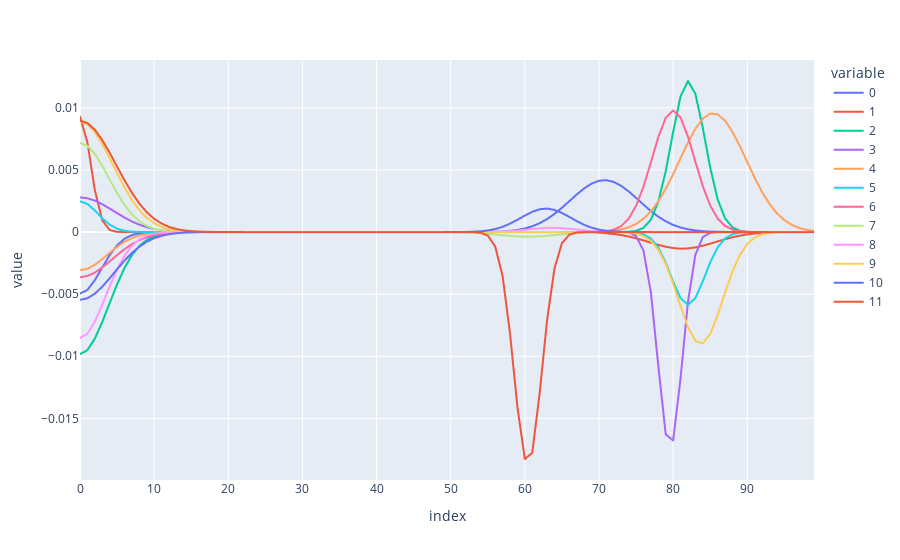
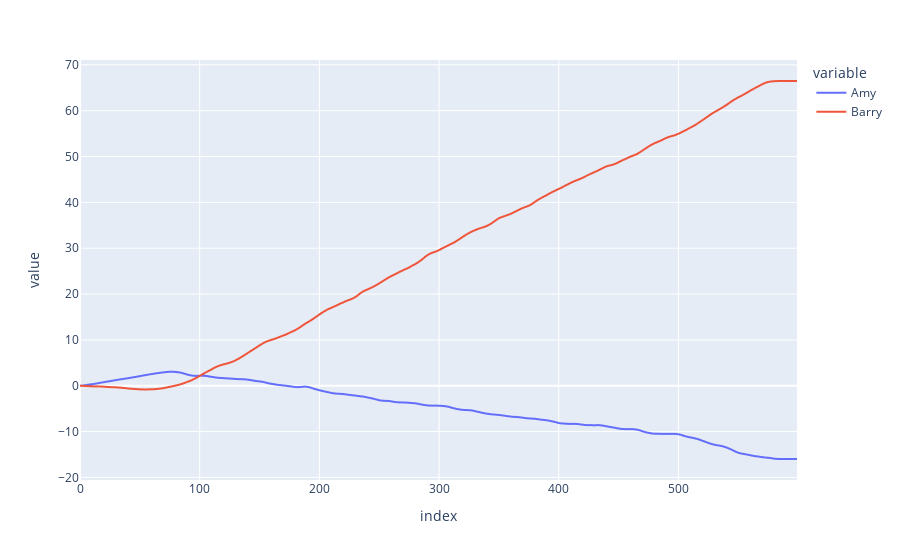

The code cell stored with these charts, in order, in its notebook:
### Code cell
import numpy as np
import pandas as pd
import plotly.express as px
import sympy as sp


class Person:
    def __init__(self, name: str, foresight: int):
        self.name = name
        self.foresight = foresight
        self.decision_list = []

    def append_optimal_choice(
        self, choice_array: np.ndarray, decision_number: int, number_of_decisions: int
    ):
        # Get the row index of the highest sum of values in the choice array up to the person's "foresight" index
        highest_value_index = np.argmax(
            np.sum(choice_array[:, : self.foresight], axis=1)
        )

        # Extract this row from the choice array
        optimal_choice = choice_array[highest_value_index, :]

        # Pad initial and final values with nan
        optimal_choice_padded = np.pad(
            optimal_choice,
            (decision_number, number_of_decisions - decision_number),
            mode="constant",
            constant_values=np.nan,
        )

        # Append to decision list
        self.decision_list.append(optimal_choice_padded)

    def convert_decision_list_to_df(self):
        # Swap rows and columns
        decision_array = np.array(self.decision_list)
        decision_array_inverted = decision_array.T
        decision_df = pd.DataFrame(decision_array_inverted)
        self.decision_df = decision_df
        return decision_df

    def calc_life_score(self):
        # Sum columns
        self.decision_df["decision_sum"] = self.decision_df.sum(axis=1)

        # Calculate life score as the cumulative sum of the decision sums
        self.decision_df["life_score"] = self.decision_df["decision_sum"].cumsum()
        return self.decision_df


class LifeSimulation:
    def __init__(
        self,
        people: list[Person],
        n_choices: int,
    ):
        self.people = people
        self.n_choices = n_choices

    def add_person(self, person: Person):
        self.people.append(person)

    def get_people(self) -> list[Person]:
        return self.people

    def get_person_by_name(self, name: str) -> Person | None:
        for person in self.people:
            if person.name == name:
                return person
        return None

    def get_number_of_people(self) -> int:
        return len(self.people)

    def classic_choice_function(self, form: str):
        x = sp.symbols("x")

        m1 = 0
        m2 = 75
        s1 = 5
        s2 = 5

        if form == "now":
            a1 = np.random.uniform(0, 0.01)
            a2 = 0
        elif form == "later":
            a1 = 0
            a2 = np.random.uniform(0, 0.02)

        y = a1 * sp.exp(-((x - m1) ** 2) / (2 * s1**2)) + a2 * sp.exp(
            -((x - m2) ** 2) / (2 * s2**2)
        )

        return {"m1": m1, "m2": m2, "s1": s1, "s2": s2, "a1": a1, "a2": a2, "expr": y}

    def generate_opposites_choice_function(self, form: str):
        x = sp.symbols("x")

        m1 = 0
        m2 = np.random.uniform(60, 90)
        s1 = np.random.uniform(1, 5)
        s2 = np.random.uniform(1, 5)

        if form == "bad-good":
            a1 = np.random.uniform(-0.01, 0)
            a2 = np.random.uniform(0, 0.02)
        elif form == "good-bad":
            a1 = np.random.uniform(0, 0.01)
            a2 = np.random.uniform(-0.02, 0)

        y = a1 * sp.exp(-((x - m1) ** 2) / (2 * s1**2)) + a2 * sp.exp(
            -((x - m2) ** 2) / (2 * s2**2)
        )

        return {"m1": m1, "m2": m2, "s1": s1, "s2": s2, "a1": a1, "a2": a2, "expr": y}

    def generate_random_choice_function(self, seed=None):
        x = sp.symbols("x")

        if seed:
            np.random.seed(seed)
        m1 = np.random.uniform(10, 40)
        m2 = np.random.uniform(60, 90)
        s1 = np.random.uniform(1, 5)
        s2 = np.random.uniform(1, 5)
        a1 = np.random.uniform(-0.001, 0.001)
        a2 = np.random.uniform(-0.01, 0.01)

        y = a1 * sp.exp(-((x - m1) ** 2) / (2 * s1**2)) + a2 * sp.exp(
            -((x - m2) ** 2) / (2 * s2**2)
        )

        return {"m1": m1, "m2": m2, "s1": s1, "s2": s2, "a1": a1, "a2": a2, "expr": y}

    def generate_choice_array(self, n_choices: int):
        x = sp.symbols("x")

        # Generate n random functions (seeds for reproducibility)
        functions = [
            self.generate_opposites_choice_function(form=form)
            for form in ["bad-good", "good-bad"] * (n_choices // 2)
        ]

        # Create x values (100 points from 0 to 100)
        x_vals = np.linspace(0, 100, 100)

        # Build NumPy array: n rows (functions) × 100 columns (y values)
        choice_array = np.zeros((n_choices, 100))
        for i, func in enumerate(functions):
            y_func = sp.lambdify(x, func["expr"], "numpy")
            choice_array[i, :] = y_func(x_vals)
        return choice_array

    def simlulate_life(self, number_of_decisions: int):
        for person in self.people:
            for decision_number in range(number_of_decisions):
                choice_array = self.generate_choice_array(self.n_choices)
                person.append_optimal_choice(
                    choice_array, decision_number, number_of_decisions
                )
            person.convert_decision_list_to_df()
            person.calc_life_score()


def main():
    # Define people
    people = [
        Person("Amy", 50),
        Person("Barry", 100),
    ]

    # Define simulation configuration
    n_choices = 12
    number_of_decisions = 500

    # Run simulation
    simulation = LifeSimulation(people, n_choices)

    # Check example choice array
    choice_array = simulation.generate_choice_array(n_choices=n_choices)
    print(choice_array.shape)

    fig = px.line(choice_array.T)
    fig.show()

    # Run simulation
    simulation.simlulate_life(number_of_decisions)

    # Combine decision_df["life_score"] into single dataframe
    life_score_df = pd.DataFrame(
        {
            k: v
            for k, v in zip(
                [person.name for person in simulation.people],
                [person.decision_df["life_score"] for person in simulation.people],
            )
        }
    )

    print(life_score_df)

    # Plot life_score lines
    fig = px.line(life_score_df)
    fig.show()


if __name__ == "__main__":
    main()

### Figure 1 — Plotly figure (JSON) as saved in the notebook; plotly's stock layout.template omitted (floating-point values rounded to 4 significant figures)
{"data": [{"hovertemplate": "variable=0<br>index=%{x}<br>value=%{y}<extra></extra>", "legendgroup": "0", "line": {"color": "#636efa", "dash": "solid"}, "marker": {"symbol": "circle"}, "mode": "lines", "name": "0", "showlegend": true, "type": "scattergl", "x": [0, 1, 2, 3, 4, 5, 6, 7, 8, 9, 10, 11, 12, 13, 14, 15, 16, 17, 18, 19, 20, 21, 22, 23, 24, 25, 26, 27, 28, 29, 30, 31, 32, 33, 34, 35, 36, 37, 38, 39, 40, 41, 42, 43, 44, 45, 46, 47, 48, 49, 50, 51, 52, 53, 54, 55, 56, 57, 58, 59, 60, 61, 62, 63, 64, 65, 66, 67, 68, 69, 70, 71, 72, 73, 74, 75, 76, 77, 78, 79, 80, 81, 82, 83, 84, 85, 86, 87, 88, 89, 90, 91, 92, 93, 94, 95, 96, 97, 98, 99], "xaxis": "x", "y": [-0.004954, -0.004659, -0.003877, -0.002853, -0.001858, -0.00107, -0.0005452, -0.0002457, -9.798e-05, -3.456e-05, -1.078e-05, -2.977e-06, -7.268e-07, -1.57e-07, -3e-08, -5.071e-09, -7.583e-10, -1.003e-10, -1.174e-11, -1.215e-12, -1.113e-13, -9.012e-15, -6.458e-16, -4.094e-17, -2.296e-18, -1.139e-19, -4.964e-21, 6.236e-23, 1.887e-21, 1.335e-20, 8.99e-20, 5.78e-19, 3.548e-18, 2.079e-17, 1.164e-16, 6.218e-16, 3.172e-15, 1.545e-14, 7.188e-14, 3.192e-13, 1.354e-12, 5.481e-12, 2.119e-11, 7.821e-11, 2.756e-10, 9.276e-10, 2.98e-09, 9.143e-09, 2.678e-08, 7.491e-08, 2e-07, 5.101e-07, 1.242e-06, 2.887e-06, 6.407e-06, 1.358e-05, 2.748e-05, 5.309e-05, 9.794e-05, 0.0001725, 0.0002901, 0.0004659, 0.0007143, 0.001046, 0.001462, 0.001951, 0.002486, 0.003025, 0.003515, 0.003899, 0.004129, 0.004176, 0.004033, 0.003718, 0.003273, 0.002751, 0.002208, 0.001692, 0.001238, 0.0008648, 0.0005769, 0.0003674, 0.0002234, 0.0001297, 7.192e-05, 3.807e-05, 1.924e-05, 9.286e-06, 4.279e-06, 1.883e-06, 7.909e-07, 3.172e-07, 1.215e-07, 4.442e-08, 1.551e-08, 5.171e-09, 1.646e-09, 5.002e-10, 1.452e-10, 4.022e-11], "yaxis": "y"}, {"hovertemplate": "variable=1<br>index=%{x}<br>value=%{y}<extra></extra>", "legendgroup": "1", "line": {"color": "#EF553B", "dash": "solid"}, "marker": {"symbol": "circle"}, "mode": "lines", "name": "1", "showlegend": true, "type": "scattergl", "x": [0, 1, 2, 3, 4, 5, 6, 7, 8, 9, 10, 11, 12, 13, 14, 15, 16, 17, 18, 19, 20, 21, 22, 23, 24, 25, 26, 27, 28, 29, 30, 31, 32, 33, 34, 35, 36, 37, 38, 39, 40, 41, 42, 43, 44, 45, 46, 47, 48, 49, 50, 51, 52, 53, 54, 55, 56, 57, 58, 59, 60, 61, 62, 63, 64, 65, 66, 67, 68, 69, 70, 71, 72, 73, 74, 75, 76, 77, 78, 79, 80, 81, 82, 83, 84, 85, 86, 87, 88, 89, 90, 91, 92, 93, 94, 95, 96, 97, 98, 99], "xaxis": "x", "y": [0.009291, 0.007215, 0.003379, 0.0009541, 0.0001625, 1.669e-05, 1.033e-06, 3.859e-08, 8.69e-10, 1.18e-11, 9.665e-14, 4.773e-16, 1.421e-18, 2.553e-21, 2.765e-24, 1.806e-27, 7.111e-31, 1.689e-34, 2.419e-38, 2.089e-42, -1.069e-44, -2.316e-43, -4.724e-42, -9.159e-41, -1.688e-39, -2.959e-38, -4.931e-37, -7.812e-36, -1.177e-34, -1.685e-33, -2.295e-32, -2.971e-31, -3.657e-30, -4.28e-29, -4.762e-28, -5.038e-27, -5.067e-26, -4.846e-25, -4.406e-24, -3.809e-23, -3.131e-22, -2.446e-21, -1.818e-20, -1.284e-19, -8.624e-19, -5.507e-18, -3.343e-17, -1.93e-16, -1.059e-15, -5.527e-15, -2.742e-14, -1.293e-13, -5.8e-13, -2.473e-12, -1.003e-11, -3.864e-11, -1.416e-10, -4.934e-10, -1.635e-09, -5.148e-09, -1.542e-08, -4.389e-08, -1.188e-07, -3.058e-07, -7.483e-07, -1.741e-06, -3.851e-06, -8.1e-06, -1.62e-05, -3.079e-05, -5.566e-05, -9.565e-05, -0.0001563, -0.0002428, -0.0003586, -0.0005036, -0.0006724, -0.0008536, -0.00103, -0.001182, -0.00129, -0.001338, -0.00132, -0.001238, -0.001103, -0.0009352, -0.0007537, -0.0005775, -0.0004208, -0.0002914, -0.0001919, -0.0001202, -7.155e-05, -4.05e-05, -2.179e-05, -1.115e-05, -5.424e-06, -2.509e-06, -1.103e-06, -4.613e-07], "yaxis": "y"}, {"hovertemplate": "variable=2<br>index=%{x}<br>value=%{y}<extra></extra>", "legendgroup": "2", "line": {"color": "#00cc96", "dash": "solid"}, "marker": {"symbol": "circle"}, "mode": "lines", "name": "2", "showlegend": true, "type": "scattergl", "x": [0, 1, 2, 3, 4, 5, 6, 7, 8, 9, 10, 11, 12, 13, 14, 15, 16, 17, 18, 19, 20, 21, 22, 23, 24, 25, 26, 27, 28, 29, 30, 31, 32, 33, 34, 35, 36, 37, 38, 39, 40, 41, 42, 43, 44, 45, 46, 47, 48, 49, 50, 51, 52, 53, 54, 55, 56, 57, 58, 59, 60, 61, 62, 63, 64, 65, 66, 67, 68, 69, 70, 71, 72, 73, 74, 75, 76, 77, 78, 79, 80, 81, 82, 83, 84, 85, 86, 87, 88, 89, 90, 91, 92, 93, 94, 95, 96, 97, 98, 99], "xaxis": "x", "y": [-0.009831, -0.009503, -0.008584, -0.007245, -0.005714, -0.00421, -0.002899, -0.001865, -0.001122, -0.0006301, -0.0003307, -0.0001622, -7.436e-05, -3.184e-05, -1.274e-05, -4.765e-06, -1.665e-06, -5.436e-07, -1.658e-07, -4.728e-08, -1.259e-08, -3.134e-09, -7.289e-10, -1.584e-10, -3.217e-11, -6.104e-12, -1.082e-12, -1.793e-13, -2.775e-14, -4.015e-15, -5.426e-16, -6.853e-17, -8.088e-18, -8.919e-19, -9.19e-20, -8.848e-21, -7.961e-22, -6.692e-23, -5.257e-24, -3.859e-25, -2.646e-26, -1.696e-27, -1.016e-28, -5.683e-30, -2.971e-31, -1.452e-32, -6.627e-34, -2.827e-35, -1.127e-36, -4.197e-38, -1.461e-39, -4.738e-41, 4.817e-41, 1.615e-38, 4.321e-36, 9.508e-34, 1.72e-31, 2.558e-29, 3.129e-27, 3.146e-25, 2.601e-23, 1.768e-21, 9.878e-20, 4.539e-18, 1.715e-16, 5.326e-15, 1.36e-13, 2.856e-12, 4.93e-11, 6.998e-10, 8.167e-09, 7.837e-08, 6.182e-07, 4.01e-06, 2.139e-05, 9.377e-05, 0.0003381, 0.001002, 0.002442, 0.004893, 0.008062, 0.01092, 0.01216, 0.01114, 0.008383, 0.005189, 0.002641, 0.001105, 0.0003802, 0.0001075, 2.501e-05, 4.783e-06, 7.519e-07, 9.719e-08, 1.033e-08, 9.026e-10, 6.485e-11, 3.831e-12, 1.86e-13, 7.429e-15], "yaxis": "y"}, {"hovertemplate": "variable=3<br>index=%{x}<br>value=%{y}<extra></extra>", "legendgroup": "3", "line": {"color": "#ab63fa", "dash": "solid"}, "marker": {"symbol": "circle"}, "mode": "lines", "name": "3", "showlegend": true, "type": "scattergl", "x": [0, 1, 2, 3, 4, 5, 6, 7, 8, 9, 10, 11, 12, 13, 14, 15, 16, 17, 18, 19, 20, 21, 22, 23, 24, 25, 26, 27, 28, 29, 30, 31, 32, 33, 34, 35, 36, 37, 38, 39, 40, 41, 42, 43, 44, 45, 46, 47, 48, 49, 50, 51, 52, 53, 54, 55, 56, 57, 58, 59, 60, 61, 62, 63, 64, 65, 66, 67, 68, 69, 70, 71, 72, 73, 74, 75, 76, 77, 78, 79, 80, 81, 82, 83, 84, 85, 86, 87, 88, 89, 90, 91, 92, 93, 94, 95, 96, 97, 98, 99], "xaxis": "x", "y": [0.002788, 0.002721, 0.002531, 0.002242, 0.001893, 0.001522, 0.001166, 0.0008512, 0.000592, 0.0003922, 0.0002476, 0.0001489, 8.532e-05, 4.658e-05, 2.423e-05, 1.2e-05, 5.667e-06, 2.549e-06, 1.092e-06, 4.459e-07, 1.734e-07, 6.426e-08, 2.269e-08, 7.632e-09, 2.446e-09, 7.467e-10, 2.172e-10, 6.019e-11, 1.589e-11, 3.997e-12, 9.58e-13, 2.187e-13, 4.758e-14, 9.861e-15, 1.947e-15, 3.663e-16, 6.565e-17, 1.121e-17, 1.824e-18, 2.827e-19, 4.174e-20, 5.872e-21, 7.87e-22, 1.005e-22, 1.223e-23, 1.417e-24, 1.565e-25, 1.647e-26, 1.651e-27, 1.576e-28, 1.434e-29, 1.243e-30, 1.027e-31, 8.078e-33, 6.055e-34, 4.325e-35, 2.943e-36, 1.908e-37, 1.175e-38, -9.193e-38, -2.051e-34, -3.094e-31, -3.181e-28, -2.228e-25, -1.063e-22, -3.457e-20, -7.66e-18, -1.156e-15, -1.189e-13, -8.334e-12, -3.979e-10, -1.295e-08, -2.869e-07, -4.334e-06, -4.46e-05, -0.0003127, -0.001494, -0.004862, -0.01078, -0.01629, -0.01677, -0.01177, -0.005624, -0.001832, -0.0004064, -6.144e-05, -6.329e-06, -4.442e-07, -2.124e-08, -6.922e-10, -1.537e-11, -2.324e-13, -2.396e-15, -1.682e-17, -8.048e-20, -2.624e-22, -5.828e-25, -8.82e-28, -9.094e-31, -6.389e-34], "yaxis": "y"}, {"hovertemplate": "variable=4<br>index=%{x}<br>value=%{y}<extra></extra>", "legendgroup": "4", "line": {"color": "#FFA15A", "dash": "solid"}, "marker": {"symbol": "circle"}, "mode": "lines", "name": "4", "showlegend": true, "type": "scattergl", "x": [0, 1, 2, 3, 4, 5, 6, 7, 8, 9, 10, 11, 12, 13, 14, 15, 16, 17, 18, 19, 20, 21, 22, 23, 24, 25, 26, 27, 28, 29, 30, 31, 32, 33, 34, 35, 36, 37, 38, 39, 40, 41, 42, 43, 44, 45, 46, 47, 48, 49, 50, 51, 52, 53, 54, 55, 56, 57, 58, 59, 60, 61, 62, 63, 64, 65, 66, 67, 68, 69, 70, 71, 72, 73, 74, 75, 76, 77, 78, 79, 80, 81, 82, 83, 84, 85, 86, 87, 88, 89, 90, 91, 92, 93, 94, 95, 96, 97, 98, 99], "xaxis": "x", "y": [-0.00307, -0.002956, -0.002637, -0.00218, -0.001671, -0.001187, -0.000781, -0.0004764, -0.0002693, -0.0001411, -6.85e-05, -3.082e-05, -1.285e-05, -4.968e-06, -1.779e-06, -5.906e-07, -1.817e-07, -5.18e-08, -1.369e-08, -3.352e-09, -7.606e-10, -1.6e-10, -3.118e-11, -5.633e-12, -9.43e-13, -1.463e-13, -2.104e-14, -2.804e-15, -3.463e-16, -3.963e-17, -4.204e-18, -4.133e-19, -3.765e-20, -3.179e-21, -2.488e-22, -1.804e-23, -1.213e-24, -7.504e-26, 9.213e-28, 5.42e-26, 5.338e-25, 4.98e-24, 4.421e-23, 3.735e-22, 3.001e-21, 2.295e-20, 1.67e-19, 1.156e-18, 7.612e-18, 4.77e-17, 2.844e-16, 1.613e-15, 8.708e-15, 4.472e-14, 2.185e-13, 1.016e-12, 4.494e-12, 1.891e-11, 7.573e-11, 2.886e-10, 1.046e-09, 3.608e-09, 1.184e-08, 3.697e-08, 1.098e-07, 3.104e-07, 8.349e-07, 2.136e-06, 5.202e-06, 1.205e-05, 2.656e-05, 5.569e-05, 0.0001111, 0.000211, 0.0003811, 0.0006549, 0.001071, 0.001666, 0.002466, 0.003474, 0.004655, 0.005935, 0.0072, 0.00831, 0.009127, 0.009537, 0.009481, 0.008969, 0.008072, 0.006912, 0.005632, 0.004366, 0.00322, 0.00226, 0.001509, 0.0009587, 0.0005795, 0.0003333, 0.0001824, 9.495e-05], "yaxis": "y"}, {"hovertemplate": "variable=5<br>index=%{x}<br>value=%{y}<extra></extra>", "legendgroup": "5", "line": {"color": "#19d3f3", "dash": "solid"}, "marker": {"symbol": "circle"}, "mode": "lines", "name": "5", "showlegend": true, "type": "scattergl", "x": [0, 1, 2, 3, 4, 5, 6, 7, 8, 9, 10, 11, 12, 13, 14, 15, 16, 17, 18, 19, 20, 21, 22, 23, 24, 25, 26, 27, 28, 29, 30, 31, 32, 33, 34, 35, 36, 37, 38, 39, 40, 41, 42, 43, 44, 45, 46, 47, 48, 49, 50, 51, 52, 53, 54, 55, 56, 57, 58, 59, 60, 61, 62, 63, 64, 65, 66, 67, 68, 69, 70, 71, 72, 73, 74, 75, 76, 77, 78, 79, 80, 81, 82, 83, 84, 85, 86, 87, 88, 89, 90, 91, 92, 93, 94, 95, 96, 97, 98, 99], "xaxis": "x", "y": [0.002475, 0.002265, 0.001737, 0.001116, 0.0006005, 0.0002708, 0.0001023, 3.237e-05, 8.584e-06, 1.907e-06, 3.548e-07, 5.532e-08, 7.226e-09, 7.907e-10, 7.249e-11, 5.568e-12, 3.583e-13, 1.931e-14, 8.723e-16, 3.3e-17, 1.046e-18, 2.778e-20, 6.181e-22, 1.152e-23, 1.799e-25, 2.354e-27, 2.58e-29, 2.369e-31, 1.823e-33, 1.175e-35, 6.342e-38, 2.869e-40, 1.087e-42, 3.452e-45, 9.183e-48, 2.046e-50, 3.82e-53, 5.975e-56, 7.83e-59, 8.596e-62, 7.906e-65, 6.092e-68, -1.961e-70, -5.012e-67, -8.788e-64, -1.269e-60, -1.509e-57, -1.479e-54, -1.193e-51, -7.929e-49, -4.34e-46, -1.956e-43, -7.264e-41, -2.221e-38, -5.595e-36, -1.161e-33, -1.983e-31, -2.791e-29, -3.235e-27, -3.088e-25, -2.428e-23, -1.572e-21, -8.386e-20, -3.684e-18, -1.333e-16, -3.972e-15, -9.75e-14, -1.971e-12, -3.282e-11, -4.501e-10, -5.084e-09, -4.73e-08, -3.624e-07, -2.287e-06, -1.189e-05, -5.089e-05, -0.0001794, -0.0005211, -0.001246, -0.002456, -0.003984, -0.005325, -0.005861, -0.005313, -0.003967, -0.00244, -0.001236, -0.0005156, -0.0001772, -5.014e-05, -1.169e-05, -2.244e-06, -3.548e-07, -4.62e-08, -4.956e-09, -4.378e-10, -3.186e-11, -1.909e-12, -9.425e-14, -3.832e-15], "yaxis": "y"}, {"hovertemplate": "variable=6<br>index=%{x}<br>value=%{y}<extra></extra>", "legendgroup": "6", "line": {"color": "#FF6692", "dash": "solid"}, "marker": {"symbol": "circle"}, "mode": "lines", "name": "6", "showlegend": true, "type": "scattergl", "x": [0, 1, 2, 3, 4, 5, 6, 7, 8, 9, 10, 11, 12, 13, 14, 15, 16, 17, 18, 19, 20, 21, 22, 23, 24, 25, 26, 27, 28, 29, 30, 31, 32, 33, 34, 35, 36, 37, 38, 39, 40, 41, 42, 43, 44, 45, 46, 47, 48, 49, 50, 51, 52, 53, 54, 55, 56, 57, 58, 59, 60, 61, 62, 63, 64, 65, 66, 67, 68, 69, 70, 71, 72, 73, 74, 75, 76, 77, 78, 79, 80, 81, 82, 83, 84, 85, 86, 87, 88, 89, 90, 91, 92, 93, 94, 95, 96, 97, 98, 99], "xaxis": "x", "y": [-0.003634, -0.003538, -0.003264, -0.002853, -0.002363, -0.001855, -0.00138, -0.0009725, -0.0006496, -0.0004112, -0.0002466, -0.0001402, -7.549e-05, -3.853e-05, -1.863e-05, -8.54e-06, -3.709e-06, -1.526e-06, -5.953e-07, -2.2e-07, -7.704e-08, -2.557e-08, -8.04e-09, -2.396e-09, -6.765e-10, -1.81e-10, -4.59e-11, -1.103e-11, -2.512e-12, -5.419e-13, -1.108e-13, -2.147e-14, -3.942e-15, -6.859e-16, -1.131e-16, -1.767e-17, -2.616e-18, -3.67e-19, -4.879e-20, -6.146e-21, -7.338e-22, -8.301e-23, -8.899e-24, -9.04e-25, -8.702e-26, -7.938e-27, -6.862e-28, -5.61e-29, 1.72e-30, 2.863e-28, 1.195e-26, 4.41e-25, 1.44e-23, 4.16e-22, 1.064e-20, 2.407e-19, 4.819e-18, 8.539e-17, 1.339e-15, 1.858e-14, 2.281e-13, 2.478e-12, 2.383e-11, 2.027e-10, 1.526e-09, 1.017e-08, 5.997e-08, 3.129e-07, 1.445e-06, 5.902e-06, 2.134e-05, 6.827e-05, 0.0001933, 0.0004843, 0.001074, 0.002107, 0.003657, 0.005619, 0.007639, 0.009191, 0.009785, 0.009219, 0.007686, 0.00567, 0.003702, 0.002139, 0.001093, 0.0004947, 0.000198, 7.016e-05, 2.199e-05, 6.102e-06, 1.498e-06, 3.254e-07, 6.256e-08, 1.064e-08, 1.602e-09, 2.135e-10, 2.516e-11, 2.625e-12], "yaxis": "y"}, {"hovertemplate": "variable=7<br>index=%{x}<br>value=%{y}<extra></extra>", "legendgroup": "7", "line": {"color": "#B6E880", "dash": "solid"}, "marker": {"symbol": "circle"}, "mode": "lines", "name": "7", "showlegend": true, "type": "scattergl", "x": [0, 1, 2, 3, 4, 5, 6, 7, 8, 9, 10, 11, 12, 13, 14, 15, 16, 17, 18, 19, 20, 21, 22, 23, 24, 25, 26, 27, 28, 29, 30, 31, 32, 33, 34, 35, 36, 37, 38, 39, 40, 41, 42, 43, 44, 45, 46, 47, 48, 49, 50, 51, 52, 53, 54, 55, 56, 57, 58, 59, 60, 61, 62, 63, 64, 65, 66, 67, 68, 69, 70, 71, 72, 73, 74, 75, 76, 77, 78, 79, 80, 81, 82, 83, 84, 85, 86, 87, 88, 89, 90, 91, 92, 93, 94, 95, 96, 97, 98, 99], "xaxis": "x", "y": [0.007173, 0.006941, 0.006287, 0.005331, 0.004233, 0.003146, 0.002189, 0.001426, 0.0008695, 0.0004964, 0.0002653, 0.0001327, 6.218e-05, 2.727e-05, 1.119e-05, 4.303e-06, 1.548e-06, 5.215e-07, 1.645e-07, 4.855e-08, 1.342e-08, 3.472e-09, 8.411e-10, 1.907e-10, 4.05e-11, 8.049e-12, 1.498e-12, 2.609e-13, 4.255e-14, 6.491e-15, 8.961e-16, -1.021e-16, -1.47e-15, -9.139e-15, -5.268e-14, -2.845e-13, -1.439e-12, -6.824e-12, -3.031e-11, -1.261e-10, -4.919e-10, -1.797e-09, -6.153e-09, -1.974e-08, -5.932e-08, -1.671e-07, -4.408e-07, -1.09e-06, -2.524e-06, -5.479e-06, -1.114e-05, -2.123e-05, -3.79e-05, -6.34e-05, -9.937e-05, -0.0001459, -0.0002008, -0.0002589, -0.0003127, -0.000354, -0.0003754, -0.000373, -0.0003473, -0.000303, -0.0002476, -0.0001896, -0.0001361, -9.149e-05, -5.764e-05, -3.402e-05, -1.881e-05, -9.749e-06, -4.734e-06, -2.153e-06, -9.179e-07, -3.666e-07, -1.372e-07, -4.81e-08, -1.58e-08, -4.863e-09, -1.403e-09, -3.79e-10, -9.597e-11, -2.277e-11, -5.061e-12, -1.054e-12, -2.057e-13, -3.761e-14, -6.443e-15, -1.034e-15, -1.556e-16, -2.192e-17, -2.895e-18, -3.581e-19, -4.151e-20, -4.509e-21, -4.588e-22, -4.375e-23, -3.909e-24, -3.272e-25], "yaxis": "y"}, {"hovertemplate": "variable=8<br>index=%{x}<br>value=%{y}<extra></extra>", "legendgroup": "8", "line": {"color": "#FF97FF", "dash": "solid"}, "marker": {"symbol": "circle"}, "mode": "lines", "name": "8", "showlegend": true, "type": "scattergl", "x": [0, 1, 2, 3, 4, 5, 6, 7, 8, 9, 10, 11, 12, 13, 14, 15, 16, 17, 18, 19, 20, 21, 22, 23, 24, 25, 26, 27, 28, 29, 30, 31, 32, 33, 34, 35, 36, 37, 38, 39, 40, 41, 42, 43, 44, 45, 46, 47, 48, 49, 50, 51, 52, 53, 54, 55, 56, 57, 58, 59, 60, 61, 62, 63, 64, 65, 66, 67, 68, 69, 70, 71, 72, 73, 74, 75, 76, 77, 78, 79, 80, 81, 82, 83, 84, 85, 86, 87, 88, 89, 90, 91, 92, 93, 94, 95, 96, 97, 98, 99], "xaxis": "x", "y": [-0.008531, -0.008183, -0.00722, -0.00586, -0.004375, -0.003005, -0.001899, -0.001104, -0.0005901, -0.0002902, -0.0001313, -5.466e-05, -2.093e-05, -7.372e-06, -2.389e-06, -7.12e-07, -1.952e-07, -4.924e-08, -1.143e-08, -2.439e-09, -4.789e-10, -8.651e-11, -1.438e-11, -2.197e-12, -3.09e-13, -3.997e-14, -4.756e-15, -5.207e-16, -5.243e-17, -4.857e-18, -4.139e-19, -3.244e-20, -2.339e-21, -1.503e-22, 8.254e-23, 1.567e-21, 2.422e-20, 3.396e-19, 4.32e-18, 4.987e-17, 5.223e-16, 4.964e-15, 4.281e-14, 3.349e-13, 2.378e-12, 1.532e-11, 8.952e-11, 4.747e-10, 2.284e-09, 9.973e-09, 3.951e-08, 1.42e-07, 4.632e-07, 1.371e-06, 3.68e-06, 8.966e-06, 1.982e-05, 3.976e-05, 7.235e-05, 0.0001195, 0.000179, 0.0002434, 0.0003002, 0.000336, 0.0003412, 0.0003144, 0.0002629, 0.0001994, 0.0001373, 8.574e-05, 4.859e-05, 2.498e-05, 1.166e-05, 4.934e-06, 1.895e-06, 6.605e-07, 2.089e-07, 5.993e-08, 1.56e-08, 3.686e-09, 7.9e-10, 1.536e-10, 2.711e-11, 4.34e-12, 6.305e-13, 8.311e-14, 9.941e-15, 1.079e-15, 1.062e-16, 9.49e-18, 7.693e-19, 5.659e-20, 3.777e-21, 2.287e-22, 1.257e-23, 6.265e-25, 2.834e-26, 1.163e-27, 4.332e-29, 1.464e-30], "yaxis": "y"}, {"hovertemplate": "variable=9<br>index=%{x}<br>value=%{y}<extra></extra>", "legendgroup": "9", "line": {"color": "#FECB52", "dash": "solid"}, "marker": {"symbol": "circle"}, "mode": "lines", "name": "9", "showlegend": true, "type": "scattergl", "x": [0, 1, 2, 3, 4, 5, 6, 7, 8, 9, 10, 11, 12, 13, 14, 15, 16, 17, 18, 19, 20, 21, 22, 23, 24, 25, 26, 27, 28, 29, 30, 31, 32, 33, 34, 35, 36, 37, 38, 39, 40, 41, 42, 43, 44, 45, 46, 47, 48, 49, 50, 51, 52, 53, 54, 55, 56, 57, 58, 59, 60, 61, 62, 63, 64, 65, 66, 67, 68, 69, 70, 71, 72, 73, 74, 75, 76, 77, 78, 79, 80, 81, 82, 83, 84, 85, 86, 87, 88, 89, 90, 91, 92, 93, 94, 95, 96, 97, 98, 99], "xaxis": "x", "y": [0.008905, 0.008683, 0.008049, 0.007094, 0.005945, 0.004736, 0.003588, 0.002584, 0.001769, 0.001152, 0.0007127, 0.0004194, 0.0002346, 0.0001248, 6.311e-05, 3.034e-05, 1.387e-05, 6.028e-06, 2.491e-06, 9.784e-07, 3.654e-07, 1.298e-07, 4.381e-08, 1.406e-08, 4.292e-09, 1.245e-09, 3.435e-10, 9.009e-11, 2.246e-11, 5.326e-12, 1.2e-12, 2.572e-13, 5.241e-14, 1.015e-14, 1.87e-15, 3.274e-16, 5.45e-17, 8.626e-18, 1.298e-18, 1.857e-19, 2.526e-20, 3.267e-21, 4.016e-22, 4.695e-23, 5.218e-24, 5.514e-25, 5.539e-26, 5.291e-27, 4.805e-28, 4.146e-29, 2.255e-30, -4.887e-29, -1.875e-27, -6.388e-26, -1.944e-24, -5.284e-23, -1.283e-21, -2.78e-20, -5.382e-19, -9.306e-18, -1.437e-16, -1.981e-15, -2.44e-14, -2.684e-13, -2.637e-12, -2.313e-11, -1.812e-10, -1.268e-09, -7.923e-09, -4.422e-08, -2.204e-07, -9.809e-07, -3.899e-06, -1.384e-05, -4.389e-05, -0.0001243, -0.0003143, -0.0007099, -0.001432, -0.002579, -0.004149, -0.005961, -0.007649, -0.008765, -0.008971, -0.008199, -0.006693, -0.004879, -0.003176, -0.001847, -0.000959, -0.0004447, -0.0001842, -6.813e-05, -2.251e-05, -6.64e-06, -1.749e-06, -4.116e-07, -8.651e-08, -1.624e-08], "yaxis": "y"}, {"hovertemplate": "variable=10<br>index=%{x}<br>value=%{y}<extra></extra>", "legendgroup": "10", "line": {"color": "#636efa", "dash": "solid"}, "marker": {"symbol": "circle"}, "mode": "lines", "name": "10", "showlegend": true, "type": "scattergl", "x": [0, 1, 2, 3, 4, 5, 6, 7, 8, 9, 10, 11, 12, 13, 14, 15, 16, 17, 18, 19, 20, 21, 22, 23, 24, 25, 26, 27, 28, 29, 30, 31, 32, 33, 34, 35, 36, 37, 38, 39, 40, 41, 42, 43, 44, 45, 46, 47, 48, 49, 50, 51, 52, 53, 54, 55, 56, 57, 58, 59, 60, 61, 62, 63, 64, 65, 66, 67, 68, 69, 70, 71, 72, 73, 74, 75, 76, 77, 78, 79, 80, 81, 82, 83, 84, 85, 86, 87, 88, 89, 90, 91, 92, 93, 94, 95, 96, 97, 98, 99], "xaxis": "x", "y": [-0.005461, -0.005331, -0.004961, -0.0044, -0.00372, -0.002997, -0.002302, -0.001685, -0.001176, -0.0007817, -0.0004955, -0.0002994, -0.0001724, -9.461e-05, -4.949e-05, -2.468e-05, -1.173e-05, -5.313e-06, -2.294e-06, -9.439e-07, -3.702e-07, -1.384e-07, -4.932e-08, -1.675e-08, -5.423e-09, -1.673e-09, -4.921e-10, -1.379e-10, -3.685e-11, -9.385e-12, -2.278e-12, -5.27e-13, -1.162e-13, -2.442e-14, -4.893e-15, -9.316e-16, -1.402e-16, 2.751e-16, 2.846e-15, 2.444e-14, 1.917e-13, 1.377e-12, 9.058e-12, 5.453e-11, 3.006e-10, 1.517e-09, 7.007e-09, 2.963e-08, 1.147e-07, 4.067e-07, 1.32e-06, 3.92e-06, 1.066e-05, 2.655e-05, 6.052e-05, 0.0001263, 0.0002413, 0.000422, 0.0006757, 0.0009905, 0.001329, 0.001633, 0.001837, 0.001892, 0.001783, 0.001539, 0.001216, 0.0008796, 0.0005825, 0.0003531, 0.000196, 9.958e-05, 4.632e-05, 1.973e-05, 7.691e-06, 2.745e-06, 8.97e-07, 2.683e-07, 7.349e-08, 1.842e-08, 4.229e-09, 8.887e-10, 1.71e-10, 3.011e-11, 4.855e-12, 7.166e-13, 9.684e-14, 1.198e-14, 1.357e-15, 1.407e-16, 1.336e-17, 1.161e-18, 9.235e-20, 6.726e-21, 4.485e-22, 2.738e-23, 1.53e-24, 7.829e-26, 3.667e-27, 1.573e-28], "yaxis": "y"}, {"hovertemplate": "variable=11<br>index=%{x}<br>value=%{y}<extra></extra>", "legendgroup": "11", "line": {"color": "#EF553B", "dash": "solid"}, "marker": {"symbol": "circle"}, "mode": "lines", "name": "11", "showlegend": true, "type": "scattergl", "x": [0, 1, 2, 3, 4, 5, 6, 7, 8, 9, 10, 11, 12, 13, 14, 15, 16, 17, 18, 19, 20, 21, 22, 23, 24, 25, 26, 27, 28, 29, 30, 31, 32, 33, 34, 35, 36, 37, 38, 39, 40, 41, 42, 43, 44, 45, 46, 47, 48, 49, 50, 51, 52, 53, 54, 55, 56, 57, 58, 59, 60, 61, 62, 63, 64, 65, 66, 67, 68, 69, 70, 71, 72, 73, 74, 75, 76, 77, 78, 79, 80, 81, 82, 83, 84, 85, 86, 87, 88, 89, 90, 91, 92, 93, 94, 95, 96, 97, 98, 99], "xaxis": "x", "y": [0.008967, 0.008778, 0.008235, 0.007405, 0.00638, 0.005269, 0.00417, 0.003163, 0.002299, 0.001601, 0.001069, 0.000684, 0.0004194, 0.0002464, 0.0001388, 7.49e-05, 3.874e-05, 1.92e-05, 9.123e-06, 4.153e-06, 1.812e-06, 7.577e-07, 3.036e-07, 1.166e-07, 4.292e-08, 1.514e-08, 5.117e-09, 1.658e-09, 5.147e-10, 1.531e-10, 4.367e-11, 1.193e-11, 3.125e-12, 7.844e-13, 1.887e-13, 4.349e-14, 9.608e-15, 2.034e-15, 4.128e-16, 8.026e-17, 1.496e-17, 2.671e-18, 4.572e-19, 7.258e-20, -2.99e-19, -2.993e-17, -2.162e-15, -1.172e-13, -4.77e-12, -1.456e-10, -3.335e-09, -5.731e-08, -7.391e-07, -7.152e-06, -5.193e-05, -0.0002829, -0.001156, -0.003547, -0.008164, -0.0141, -0.01827, -0.01777, -0.01296, -0.007095, -0.002915, -0.0008983, -0.0002078, -3.605e-05, -4.694e-06, -4.587e-07, -3.362e-08, -1.85e-09, -7.635e-11, -2.365e-12, -5.495e-14, -9.582e-16, -1.254e-17, -1.231e-19, -9.067e-22, -5.012e-24, -2.079e-26, -6.469e-29, -1.511e-31, -2.647e-34, -3.48e-37, -3.433e-40, -2.541e-43, -1.411e-46, -5.883e-50, -1.84e-53, -4.317e-57, -7.6e-61, -1.004e-64, -9.953e-69, -7.403e-73, -4.132e-77, -1.73e-81, -5.436e-86, -1.105e-90, 2.666e-93], "yaxis": "y"}], "layout": {"legend": {"title": {"text": "variable"}, "tracegroupgap": 0}, "margin": {"t": 60}, "xaxis": {"anchor": "y", "domain": [0, 1], "title": {"text": "index"}}, "yaxis": {"anchor": "x", "domain": [0, 1], "title": {"text": "value"}}}}

### Figure 2 — Plotly figure (JSON) as saved in the notebook; plotly's stock layout.template omitted (floating-point values rounded to 4 significant figures; data arrays with more than 128 entries replaced by an {"elided": "..."} marker saying what was removed)
{"data": [{"hovertemplate": "variable=Amy<br>index=%{x}<br>value=%{y}<extra></extra>", "legendgroup": "Amy", "line": {"color": "#636efa", "dash": "solid"}, "marker": {"symbol": "circle"}, "mode": "lines", "name": "Amy", "showlegend": true, "type": "scattergl", "x": {"elided": "600 int values"}, "xaxis": "x", "y": {"elided": "600 float values"}, "yaxis": "y"}, {"hovertemplate": "variable=Barry<br>index=%{x}<br>value=%{y}<extra></extra>", "legendgroup": "Barry", "line": {"color": "#EF553B", "dash": "solid"}, "marker": {"symbol": "circle"}, "mode": "lines", "name": "Barry", "showlegend": true, "type": "scattergl", "x": {"elided": "600 int values"}, "xaxis": "x", "y": {"elided": "600 float values"}, "yaxis": "y"}], "layout": {"legend": {"title": {"text": "variable"}, "tracegroupgap": 0}, "margin": {"t": 60}, "xaxis": {"anchor": "y", "domain": [0, 1], "title": {"text": "index"}}, "yaxis": {"anchor": "x", "domain": [0, 1], "title": {"text": "value"}}}}
